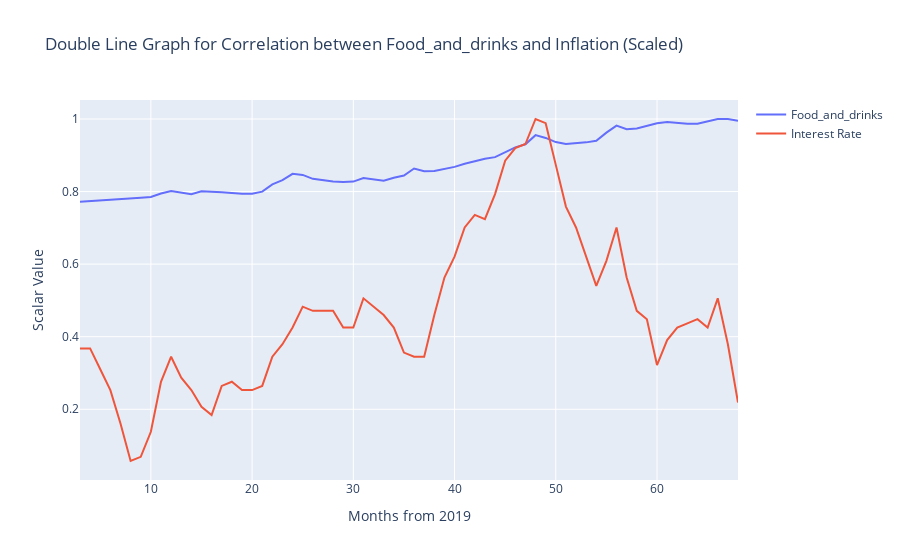

Notebook cell for this chart:
### Code cell
FIRST_INDEX = 0
max_val_cpi = max(merged_data[cpi_components[FIRST_INDEX]])
merged_data[cpi_components[FIRST_INDEX] + "_scaled"] = merged_data[cpi_components[FIRST_INDEX]] / max_val_cpi

max_val_inflation = max(merged_data['Rate'])
merged_data['Rate_scaled'] = merged_data['Rate'] / max_val_inflation
trace1 = go.Scatter(x=merged_data.index, y=merged_data[cpi_components[FIRST_INDEX] + "_scaled"], mode='lines', name=cpi_components[FIRST_INDEX])
trace2 = go.Scatter(x=merged_data.index, y=merged_data['Rate_scaled'], mode='lines', name='Interest Rate')

# Create the layout
layout = go.Layout(title=f'Double Line Graph for Correlation between {cpi_components[FIRST_INDEX]} and Inflation (Scaled)',
                   xaxis_title='Months from 2019',
                   yaxis_title='Scalar Value')

fig = go.Figure(data=[trace1, trace2], layout=layout)

fig.show()

### Figure 1 — Plotly figure (JSON) as saved in the notebook; plotly's stock layout.template omitted (floating-point values rounded to 4 significant figures)
{"data": [{"mode": "lines", "name": "Food_and_drinks", "type": "scatter", "x": [3, 4, 5, 6, 7, 8, 9, 10, 11, 12, 13, 14, 15, 16, 17, 18, 19, 20, 21, 22, 23, 24, 25, 26, 27, 28, 29, 30, 31, 32, 33, 34, 35, 36, 37, 38, 39, 40, 41, 42, 43, 44, 45, 46, 47, 48, 49, 50, 51, 52, 53, 54, 55, 56, 57, 58, 59, 60, 61, 62, 63, 64, 65, 66, 67, 68], "y": [0.7722, 0.7738, 0.7761, 0.7776, 0.7791, 0.7807, 0.783, 0.7853, 0.7945, 0.8014, 0.7968, 0.7929, 0.8006, 0.7998, 0.7983, 0.796, 0.7937, 0.7937, 0.7998, 0.8198, 0.8313, 0.8489, 0.8459, 0.8351, 0.8313, 0.8275, 0.8267, 0.8275, 0.8374, 0.8336, 0.8298, 0.8382, 0.8443, 0.8635, 0.8558, 0.8566, 0.8627, 0.8681, 0.8765, 0.8842, 0.8903, 0.8949, 0.908, 0.9218, 0.9302, 0.9555, 0.9479, 0.9363, 0.931, 0.9325, 0.9356, 0.9402, 0.9624, 0.9816, 0.9716, 0.9739, 0.9808, 0.9885, 0.9916, 0.9885, 0.987, 0.987, 0.9931, 1, 1, 0.9954]}, {"mode": "lines", "name": "Interest Rate", "type": "scatter", "x": [3, 4, 5, 6, 7, 8, 9, 10, 11, 12, 13, 14, 15, 16, 17, 18, 19, 20, 21, 22, 23, 24, 25, 26, 27, 28, 29, 30, 31, 32, 33, 34, 35, 36, 37, 38, 39, 40, 41, 42, 43, 44, 45, 46, 47, 48, 49, 50, 51, 52, 53, 54, 55, 56, 57, 58, 59, 60, 61, 62, 63, 64, 65, 66, 67, 68], "y": [0.3678, 0.3678, 0.3103, 0.2529, 0.1609, 0.05747, 0.06897, 0.1379, 0.2759, 0.3448, 0.2874, 0.2529, 0.2069, 0.1839, 0.2644, 0.2759, 0.2529, 0.2529, 0.2644, 0.3448, 0.3793, 0.4253, 0.4828, 0.4713, 0.4713, 0.4713, 0.4253, 0.4253, 0.5057, 0.4828, 0.4598, 0.4253, 0.3563, 0.3448, 0.3448, 0.4598, 0.5632, 0.6207, 0.7011, 0.7356, 0.7241, 0.7931, 0.8851, 0.9195, 0.931, 1, 0.9885, 0.8736, 0.7586, 0.7011, 0.6207, 0.5402, 0.6092, 0.7011, 0.5632, 0.4713, 0.4483, 0.3218, 0.3908, 0.4253, 0.4368, 0.4483, 0.4253, 0.5057, 0.3793, 0.2184]}], "layout": {"title": {"text": "Double Line Graph for Correlation between Food_and_drinks and Inflation (Scaled)"}, "xaxis": {"title": {"text": "Months from 2019"}}, "yaxis": {"title": {"text": "Scalar Value"}}}}
